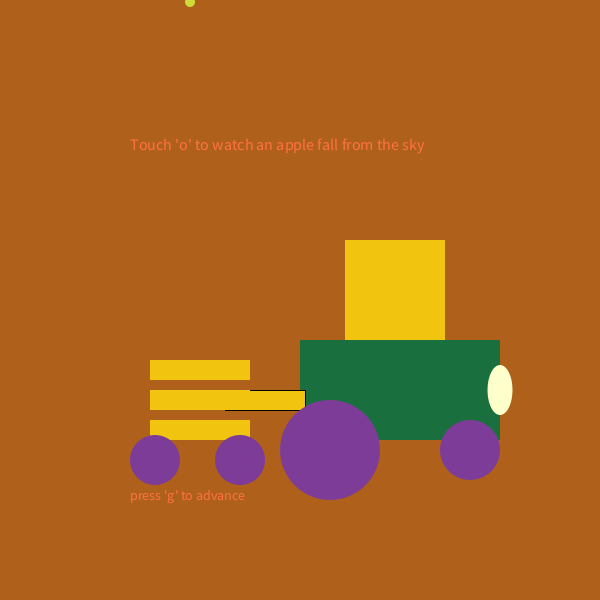
Frame 1 (no input)
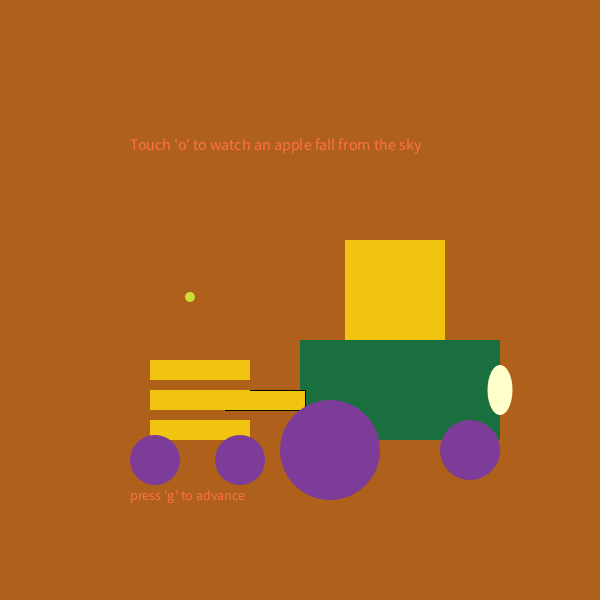
Frame 60 (the mouse pressed at the canvas centre just before this capture)
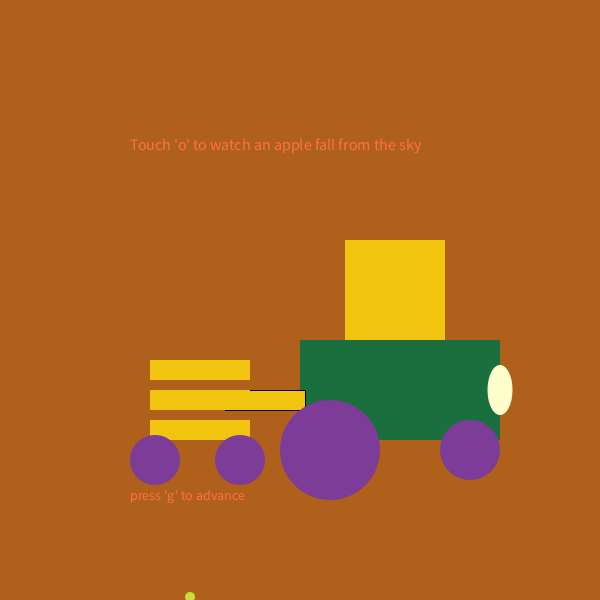
Frame 120 (the mouse held since frame 60 and released just before this capture)

The Processing sketch that drew these frames (run headless with seeded random() and noise(); from frame 60 on, the mouse is pressed at the canvas centre):

// Processing sketch: question4
// ── question4.pde
//Create a state machine with 4 different scenes using a switch. 
//(no example sketch, I'll just be looking to make sure your 
//switch is working properly)
int state = 0;
grannysmith f;
cow a;


void setup() {
  size(600, 600);
  rectMode(CENTER);
  f = new grannysmith(190,2);
  a = new cow(0, 100,1);

  
}

void drawTracktor(){
    noStroke();
    fill(25, 111, 61); //green
    rect(400, 390, 200, 100); //body
    fill(255, 255, 204);
    ellipse(500, 390, 25,50); //light
    fill(241, 196, 15); //yellow
    stroke(1);
    rect(265, 400, 80, 20); //connection
    noStroke();
    fill(125, 60, 152);//purple
    ellipse(330, 450, 100, 100);
    ellipse(470, 450, 60, 60); //wheels
    fill(241, 196, 15); //yellow
    rect(200, 430, 100, 20);
    rect(200, 400, 100, 20);
    rect(200, 370, 100, 20);//backload
    rect(395, 290, 100, 100);//top square
    fill(125, 60, 152);//purple
    ellipse(155, 460, 50, 50);
    ellipse(240, 460, 50, 50);
}

void draw() {
  switch(state) {
  case 0 : 
    scene0();
    break;
    //after specifing case, you need a case setting and break
  case 1:
    scene1();
    break;
  case 2:
    scene2();
    break; 
  case 3:
    scene3();
      break; 
  }
  
  

  println(mouseX, mouseY);
}
void drawRects(int numRects) {
  for(int i = 0; i < numRects; i++) {
    ellipse(random(width), random(height), 10, 10);
    fill(255,255,255);
  }
}
  


void keyPressed() {
  switch(state) {
  case 0:
    if (key == 'g') {
      state = 1;
  }
  break;
  case 1:
   if (key == 'r'){
     state = 2;
   }
   break;
   case 2:
      if (key == 'o'){
     state = 3;
   }
   break;
   case 3:
      if (key == 'w'){
     state = 0;
      }
     default:
     break;
      }
  if(key == 'o' || key == 'O'){
f.y = 1;
  }
  }

  void scene0() {
  background(175, 96, 26);
  fill(255, 112, 67);
  textSize(16);
  text("Touch 'o' to watch an apple fall from the sky", 130, 150);
  textSize(14);
  text("press 'g' to advance", 130, 500);
  drawTracktor();
  fill(205, 220, 57);
  f.display();
  f.fall();
  }
  void scene1() {
    background(153, 255, 255);
    fill(244, 81, 30);
    textSize(14);
    text("it's too cold, it's too bright, try to touch my light, to make it alright", 50, 150);
    textSize(14);
    text("press 'r' to advance", 130, 500);
    drawTracktor();
    if(mousePressed && mouseX > 488 && mouseX < 508 && mouseY > 365 && mouseY < 410){
    drawRects(100);
  }
  }
  void scene2() {
    background(229, 115, 115); 
    if(mousePressed){ 
    a.movement();
    delay(20);
    fill(0);
    textSize(16);
    text("I'M A COW, and i don't want to hear otherwise", 130, 150);
    }
    else{
    textSize(14);
    text("press 'o' to advance", 130, 500);
    text("FIRST press down, gain a friend", 100, 150);
    }
    
    drawTracktor();
}
    
  void scene3() {
    background(141, 110, 99);
    noStroke();
    fill(244, 143, 177);
    textSize(14);
    text("i'm pretty tired you see, so complete the word 'grow' with the last missing key", 20, 150 );
    text("click for a hint!", 150, 340);
    drawTracktor();
    if(mousePressed){ 
      text("it's a letter that doesn't rhyme with 'g'", width/2, 100 );

    }
 
  }

// ── cow.pde
class cow{
  float x = 10; 
  float speed = 5;
  int direction = 1;
 cow(float tempX, float tempSpeed, int tempDirection){
   x = tempX;
   speed = tempSpeed;
   direction = tempDirection;
  
}
void movement(){
    x = x + speed * direction;
  if (x > width - 10 || x < 10) {
    //
    direction = -direction;
}
    fill(255);
    stroke(0);
    strokeWeight(5);
    rect (x, 550, 75, 75, 7); //body
    noStroke();
    fill(0);
    rect(x, 530,25,25,6);
    rect(x,530,25,25,6);//eyes
    fill(255);
    ellipse(x,530, 5, 15);
    ellipse(x,530,5, 15);//pupils
    fill(251, 233, 231);
    rect (x, 540, 25, 25, 7); 
}
}

// ── grannysmith.pde
class grannysmith{
  float x;
  float y;
  grannysmith(float tempX, float tempY){
   x= tempX;
   y= tempY;
    
}
void fall(){
  y+=5; //y is equal to y = y + 10 
}

void display(){
ellipse(x,y,10,10);
}
}
